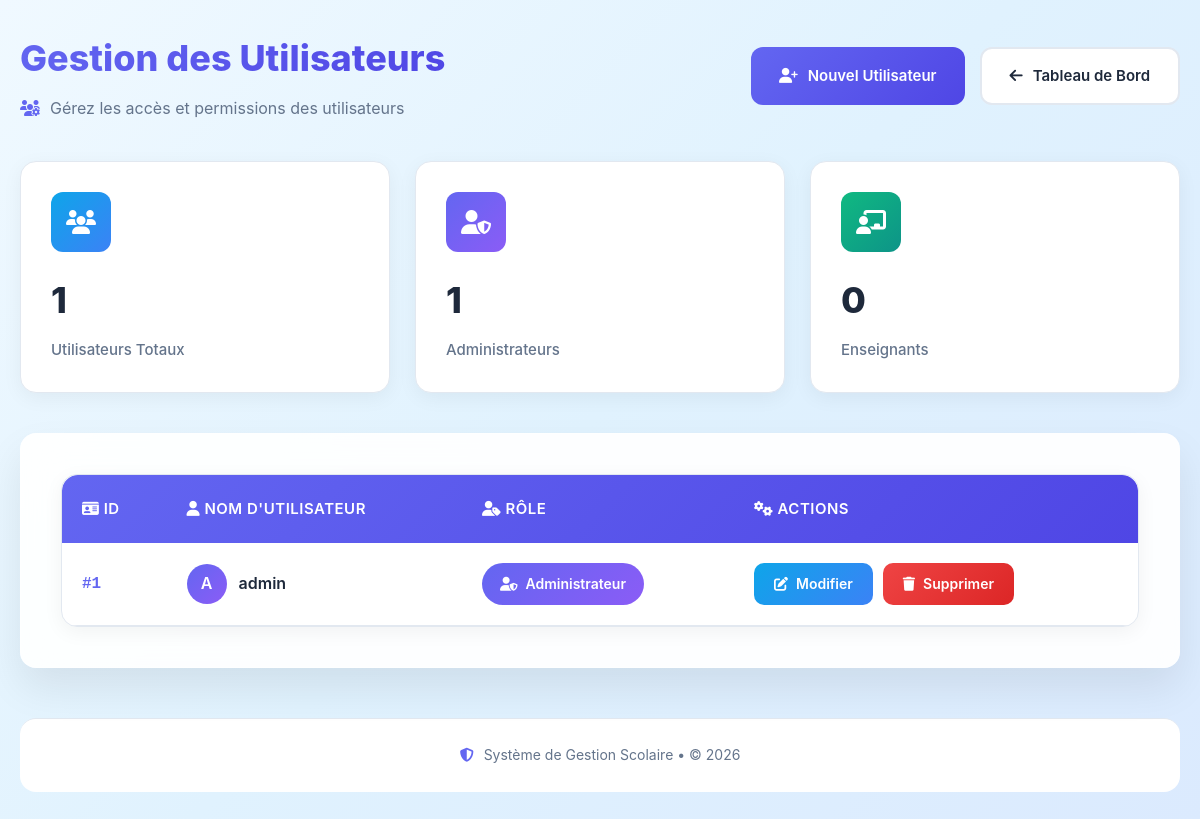
/Ecole/utilisateurs/liste.php (signed in), run on the app's committed database.
### tables this page shows
CREATE TABLE `utilisateurs` (
  `id` int(11) NOT NULL,
  `username` varchar(50) NOT NULL,
  `mot_de_passe` varchar(255) NOT NULL,
  `role` enum('admin','professeur') DEFAULT 'professeur',
  `date_creation` timestamp NOT NULL DEFAULT current_timestamp()
);

### Ecole/utilisateurs/liste.php (the view, shortened to what this page needs)
<?php
require_once '../config/database.php';
$stmt = $pdo->query("SELECT * FROM utilisateurs ORDER BY id ASC");
$users = $stmt->fetchAll();
?>
<!DOCTYPE html>
<html lang="fr">
<head>
    <link rel="stylesheet" href="https://cdnjs.cloudflare.com/ajax/libs/font-awesome/6.4.0/css/all.min.css">
</head>
<body>
    <div class="container">
        <div class="header">
            <div class="header-content">
                <h1>Gestion des Utilisateurs</h1>
                <p>
                    <i class="fas fa-users-cog"></i>
                    Gérez les accès et permissions des utilisateurs
                </p>
            </div>
            <div class="action-buttons">
                <a href="ajouter.php" class="btn btn-primary">
                    <i class="fas fa-user-plus"></i>
                    Nouvel Utilisateur
                </a>
                <a href="../accueil.php" class="btn btn-secondary">
                    <i class="fas fa-arrow-left"></i>
                    Tableau de Bord
                </a>
            </div>
        </div>
        <?php
            $adminCount = 0;
            $teacherCount = 0;
            $totalCount = count($users);
            foreach($users as $user) {
                if($user['role'] == 'admin') $adminCount++;
            }
        ?>
        <div class="stats-cards">
            <div class="stat-card">
                <div class="stat-icon stat-total">
                    <i class="fas fa-users"></i>
                </div>
                <div class="stat-number"><?php echo $totalCount; ?></div>
                <div class="stat-label">Utilisateurs Totaux</div>
            </div>
            <div class="stat-card">
                <div class="stat-icon stat-admin">
                    <i class="fas fa-user-shield"></i>
                </div>
                <div class="stat-number"><?php echo $adminCount; ?></div>
                <div class="stat-label">Administrateurs</div>
            </div>
            <div class="stat-card">
                <div class="stat-icon stat-teacher">
                    <i class="fas fa-chalkboard-teacher"></i>
                </div>
                <div class="stat-number"><?php echo $teacherCount; ?></div>
                <div class="stat-label">Enseignants</div>
            </div>
        </div>
        <div class="glass-card">
            <?php if (empty($users)): ?>
            <div class="empty-state">
                <i class="fas fa-user-slash"></i>
                <h3>Aucun utilisateur enregistré</h3>
                <p>Commencez par ajouter un nouvel utilisateur</p>
                <a href="ajouter.php" class="btn btn-primary" style="margin-top: 20px;">
                    <i class="fas fa-plus"></i>
                    Ajouter le premier utilisateur
                </a>
            </div>
            <?php else: ?>
            <div class="table-container">
                <table class="table">
                    <thead>
                        <tr>
                            <th><i class="fas fa-id-card"></i> ID</th>
                            <th><i class="fas fa-user"></i> Nom d'Utilisateur</th>
                            <th><i class="fas fa-user-tag"></i> Rôle</th>
                            <th><i class="fas fa-cogs"></i> Actions</th>
                        </tr>
                    </thead>
                    <tbody>
                        <?php foreach($users as $user): ?>
                        <tr
                            class="<?php echo (isset($_GET['edit']) && $_GET['edit'] == $user['id']) ? 'editing' : ''; ?>">
                            <td>
                                <span class="user-id">#<?php echo $user['id']; ?></span>
                            </td>
                            <td>
                                <?php if(isset($_GET['edit']) && $_GET['edit'] == $user['id']): ?>
                                <form method="POST" action="" style="max-width: 300px;">
                                    <input type="hidden" name="id" value="<?php echo $user['id']; ?>">
                                    <div class="form-group">
                                        <input type="text" name="username" class="form-control"
                                            value="<?php echo htmlspecialchars($user['username']); ?>" required>
                                    </div>
                                    <?php else: ?>
                                    <div style="display: flex; align-items: center; gap: 12px;">
                                        <div
                                            style="width: 40px; height: 40px; border-radius: 50%; background: linear-gradient(135deg, var(--primary), #8b5cf6); display: flex; align-items: center; justify-content: center; color: white; font-weight: 600;">
                                            <?php echo strtoupper(substr($user['username'], 0, 1)); ?>
                                        </div>
                                        <div>
                                            <div style="font-weight: 600;">
                                                <?php echo htmlspecialchars($user['username']); ?></div>
                                        </div>
                                    </div>
                                    <?php endif; ?>
                            </td>
                            <td>
                                <?php if(isset($_GET['edit']) && $_GET['edit'] == $user['id']): ?>
                                <div class="form-group">
                                    <select name="role" class="form-control" required>
                                        <option value="admin" <?php echo $user['role']=='admin'?'selected':''; ?>>
                                            Administrateur</option>
                                        <option value="enseignant"
                                            <?php echo $user['role']=='enseignant'?'selected':''; ?>>Enseignant</option>
                                    </select>
                                </div>
                                <div class="form-group">
                                    <input type="password" name="password" class="form-control"
                                        placeholder="Nouveau mot de passe (optionnel)">
                                    <span class="form-small">Laisser vide pour conserver le mot de passe actuel</span>
                                </div>
                                <?php else: ?>
                                <span
                                    class="role-badge <?php echo $user['role'] == 'admin' ? 'role-admin' : 'role-teacher'; ?>">
                                    <i
                                        class="fas <?php echo $user['role'] == 'admin' ? 'fa-user-shield' : 'fa-chalkboard-teacher'; ?>"></i>
                                    <?php echo htmlspecialchars($user['role'] == 'admin' ? 'Administrateur' : 'Enseignant'); ?>
                                </span>
                                <?php endif; ?>
                            </td>
                            <td>
                                <div class="action-buttons-cell">
                                    <?php if(isset($_GET['edit']) && $_GET['edit'] == $user['id']): ?>
                                    <button type="submit" name="update" class="btn-action btn-save">
                                        <i class="fas fa-check"></i>
                                        Enregistrer
                                    </button>
                                    <a href="liste.php" class="btn-action btn-cancel">
                                        <i class="fas fa-times"></i>
                                        Annuler
                                    </a>
                                    </form>
                                    <?php else: ?>
                                    <a href="?edit=<?php echo $user['id']; ?>" class="btn-action btn-edit">
                                        <i class="fas fa-edit"></i>
                                        Modifier
                                    </a>
                                    <a href="#" class="btn-action btn-delete"
                                        onclick="showDeleteModal(<?php echo $user['id']; ?>, '<?php echo addslashes($user['username']); ?>')">
                                        <i class="fas fa-trash"></i>
                                        Supprimer
                                    </a>
                                    <?php endif; ?>
                                </div>
                            </td>
                        </tr>
                        <?php endforeach; ?>
                    </tbody>
                </table>
            </div>
            <?php endif; ?>
        </div>
        <div class="footer">
            <i class="fas fa-shield-alt"></i>
            <span>Système de Gestion Scolaire • © <?php echo date('Y'); ?></span>
        </div>
    </div>
</body>
</html>

### data on the page
utilisateurs: id "1", username "A", username "admin", role "Administrateur"

### other printed values
$totalCount "1"
$adminCount "1"
$teacherCount "0"
